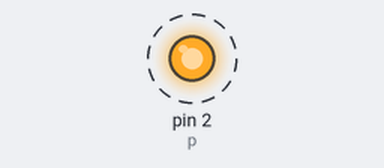
A program run on a simulated MicroPython board. Shown: output pins drawn as LEDs (lit = HIGH). Dashed ring = blinking. At 10.0 s the program stops and its outputs stay as they are.

Above: at 0.5 s.
Timing chart, 0 to 4.6 s (numbered marks = the images above):
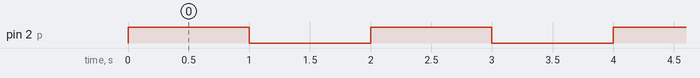

The program:

blink.py
```python
from machine import Pin
import time
p = Pin(2, Pin.OUT)

def toggle(max):
    lap=0
    while lap < max:
        p.value(1)
        time.sleep(1)
        p.value(0)
        time.sleep(1)
        lap += 1

toggle(5)
```

Measured:
- by itself, pin 2 (p): alternates HIGH for 1.0 s and LOW for 1.0 s, 10 changes in all, then stays LOW
